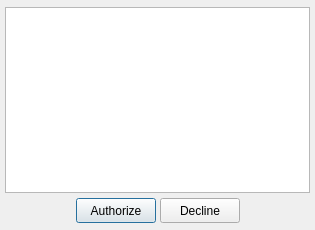
<ui version="4.0" >
 <class>acceptAuthDialogClass</class>
 <widget class="QDialog" name="acceptAuthDialogClass" >
  <property name="geometry" >
   <rect>
    <x>0</x>
    <y>0</y>
    <width>315</width>
    <height>230</height>
   </rect>
  </property>
  <property name="windowTitle" >
   <string>acceptAuthDialog</string>
  </property>
  <property name="windowIcon" >
   <iconset resource="../../../qutim.qrc" >
    <normaloff>:/icons/icq/auth.png</normaloff>:/icons/icq/auth.png</iconset>
  </property>
  <layout class="QGridLayout" >
   <property name="leftMargin" >
    <number>5</number>
   </property>
   <property name="topMargin" >
    <number>7</number>
   </property>
   <property name="rightMargin" >
    <number>5</number>
   </property>
   <property name="bottomMargin" >
    <number>7</number>
   </property>
   <property name="horizontalSpacing" >
    <number>4</number>
   </property>
   <property name="verticalSpacing" >
    <number>5</number>
   </property>
   <item row="0" column="0" colspan="4" >
    <widget class="QTextBrowser" name="textBrowser" />
   </item>
   <item row="1" column="0" >
    <spacer>
     <property name="orientation" >
      <enum>Qt::Horizontal</enum>
     </property>
     <property name="sizeHint" stdset="0" >
      <size>
       <width>40</width>
       <height>20</height>
      </size>
     </property>
    </spacer>
   </item>
   <item row="1" column="1" >
    <widget class="QPushButton" name="acceptButton" >
     <property name="minimumSize" >
      <size>
       <width>0</width>
       <height>25</height>
      </size>
     </property>
     <property name="maximumSize" >
      <size>
       <width>16777215</width>
       <height>25</height>
      </size>
     </property>
     <property name="text" >
      <string>Authorize</string>
     </property>
     <property name="icon" >
      <iconset resource="../../../qutim.qrc" >
       <normaloff>:/icons/crystal_project/apply.png</normaloff>:/icons/crystal_project/apply.png</iconset>
     </property>
     <property name="default" >
      <bool>true</bool>
     </property>
    </widget>
   </item>
   <item row="1" column="2" >
    <widget class="QPushButton" name="declineButton" >
     <property name="minimumSize" >
      <size>
       <width>0</width>
       <height>25</height>
      </size>
     </property>
     <property name="maximumSize" >
      <size>
       <width>16777215</width>
       <height>25</height>
      </size>
     </property>
     <property name="text" >
      <string>Decline</string>
     </property>
     <property name="icon" >
      <iconset resource="../../../qutim.qrc" >
       <normaloff>:/icons/crystal_project/cancel.png</normaloff>:/icons/crystal_project/cancel.png</iconset>
     </property>
    </widget>
   </item>
   <item row="1" column="3" >
    <spacer>
     <property name="orientation" >
      <enum>Qt::Horizontal</enum>
     </property>
     <property name="sizeHint" stdset="0" >
      <size>
       <width>40</width>
       <height>20</height>
      </size>
     </property>
    </spacer>
   </item>
  </layout>
 </widget>
 <layoutdefault spacing="6" margin="11" />
 <resources>
  <include location="../../../qutim.qrc" />
 </resources>
 <connections/>
</ui>
